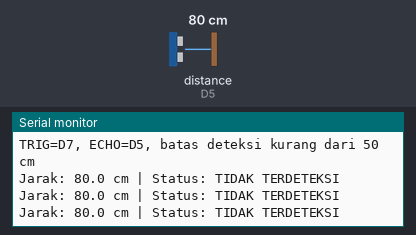
Bench run of a sketch on a simulated ESP8266 (NodeMCU). Parts: the last lines printed to the serial monitor. Wiring (inferred from the names in the program): ultrasonic range finder: trigger D7; echo D5. The test bench sets the inputs (shaded band); at power-on: distance to the obstacle (sensor on D5) 80 cm. The echo pulse lasts 58.3 µs per cm.

Above: at 1.7 s.
1.8 s: distance to the obstacle (sensor on D5) set to 55 cm
At 2.31 s:
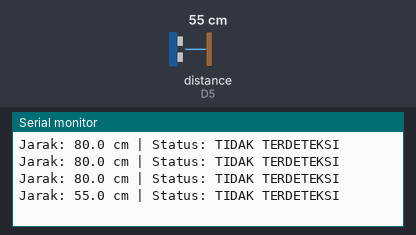
3.3 s: distance to the obstacle (sensor on D5) set to 45 cm
At 3.81 s:
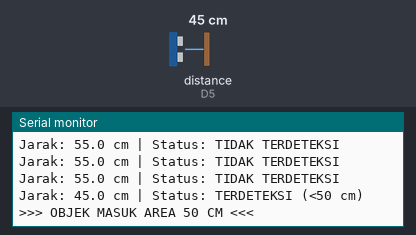

The sketch:

test_satu_ultrasonik.ino
```cpp
// Tes satu HC-SR04 pada NodeMCU ESP8266
// TRIG -> D7
// ECHO -> D5 melalui pembagi tegangan 1 kOhm + 2 kOhm

constexpr uint8_t PIN_TRIG = D7;
constexpr uint8_t PIN_ECHO = D5;
constexpr float BATAS_DETEKSI_CM = 50.0;
constexpr unsigned long INTERVAL_BACA_MS = 500;

unsigned long pembacaanTerakhir = 0;
bool sebelumnyaTerdeteksi = false;

float bacaJarakCm() {
  digitalWrite(PIN_TRIG, LOW);
  delayMicroseconds(2);
  digitalWrite(PIN_TRIG, HIGH);
  delayMicroseconds(10);
  digitalWrite(PIN_TRIG, LOW);

  unsigned long durasi = pulseIn(PIN_ECHO, HIGH, 30000UL);
  if (durasi == 0) return -1;

  float jarak = durasi * 0.0343f / 2.0f;
  if (jarak < 2.0f || jarak > 400.0f) return -1;
  return jarak;
}

void setup() {
  Serial.begin(115200);

  pinMode(PIN_TRIG, OUTPUT);
  pinMode(PIN_ECHO, INPUT);
  digitalWrite(PIN_TRIG, LOW);

  delay(500);
  Serial.println();
  Serial.println("=== TES SATU ULTRASONIK HC-SR04 ===");
  Serial.println("TRIG=D7, ECHO=D5, batas deteksi kurang dari 50 cm");
}

void loop() {
  unsigned long sekarang = millis();
  if (sekarang - pembacaanTerakhir < INTERVAL_BACA_MS) return;
  pembacaanTerakhir = sekarang;

  float jarak = bacaJarakCm();

  if (jarak < 0) {
    Serial.println("GAGAL MEMBACA (-1): periksa VCC, GND, TRIG, ECHO, dan resistor");
    sebelumnyaTerdeteksi = false;
    return;
  }

  Serial.print("Jarak: ");
  Serial.print(jarak, 1);
  Serial.print(" cm | Status: ");

  bool terdeteksi = jarak < BATAS_DETEKSI_CM;
  Serial.println(terdeteksi ? "TERDETEKSI (<50 cm)" : "TIDAK TERDETEKSI");

  if (terdeteksi && !sebelumnyaTerdeteksi) {
    Serial.println(">>> OBJEK MASUK AREA 50 CM <<<");
  } else if (!terdeteksi && sebelumnyaTerdeteksi) {
    Serial.println(">>> OBJEK KELUAR DARI AREA 50 CM <<<");
  }

  sebelumnyaTerdeteksi = terdeteksi;
}
```

Measured:
- the behaviour switches between 51 and 50 cm on distance to the obstacle (sensor on D5) (found by bisection; images 1 and 2)
- after the input at 1.8 s, the serial monitor: prints a new line after 0.21 s (image 1)
- after the input at 3.3 s, the serial monitor: prints a new line after 0.21 s (image 2)
